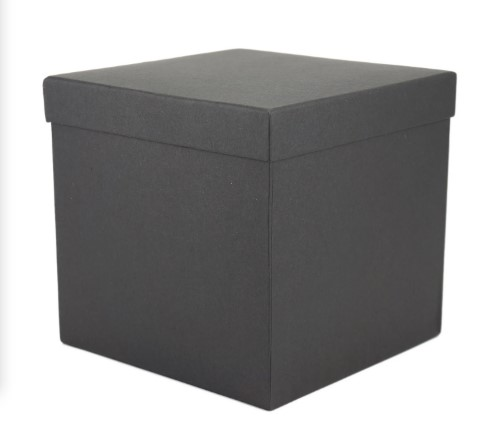
#> input picture images/box.jpg, 491 x 427 px
$ python imageConverter.py
#> lines starting #> are read from the running program, lines starting #| are printed output that depends on the picture; after the words box and inside, x2 and y2 are one past the last pixel; in counts of white or black regions, pixels touching at a corner belong together
import cv2
import numpy

imageFile = 'images/box.jpg'
txtFile = 'paths/box.txt'

## Read an image
image = cv2.imread(imageFile)
#> image is the input picture: shape (427, 491, 3); mean B, G, R 152.6, 152.6, 153
image = cv2.resize(image, (1000, 1000))
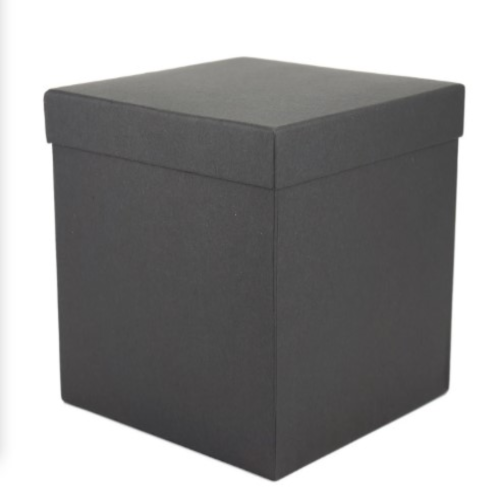
#> image: shape (1000, 1000, 3) (shown at 1/2 size); mean B, G, R 152.5, 152.5, 152.9

## Convert to grayscale
gray = cv2.cvtColor(image, cv2.COLOR_BGR2GRAY)

## blur the image to keep outer edges
blur = cv2.GaussianBlur(gray, (7,7), 0)

## Apply Canny edge detection
edges = cv2.Canny(blur, 100, 200)
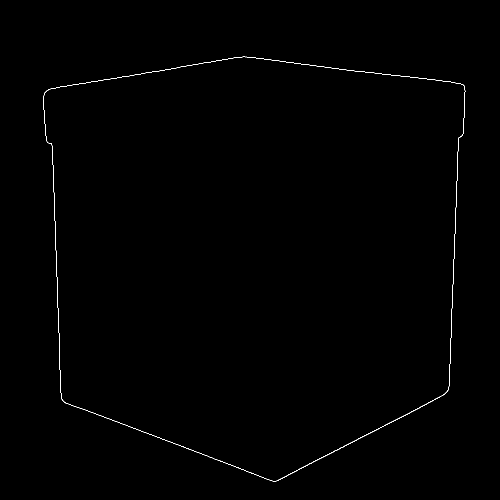
#> edges: shape (1000, 1000) (shown at 1/2 size); 0.3% white in thin lines or dots, all inside (x1, y1, x2, y2) = (87, 113, 931, 963)

## Find contours
contours, hierarchy = cv2.findContours(
    edges,
    cv2.RETR_EXTERNAL,
    cv2.CHAIN_APPROX_SIMPLE
)
#> contours = 1 contour; box (x1, y1, x2, y2) and area: (87, 113, 931, 963) 588534

## Create black canvas to put simplified contours on
output = numpy.zeros_like(edges)

##cv2.drawContours(output, contours, -1, 255, 2)

## Clear file
with open(txtFile, "w") as f:
    pass

for contour in contours:
    ## A measure of how much simplification
    epsilon = 0.01 * cv2.arcLength(contour, True)

    approx = cv2.approxPolyDP(contour,epsilon,True)

    cv2.drawContours(output, [approx], -1, 255, 2)

    points = approx.reshape(-1, 2)

    for i in range(len(points)):
        start = points[i]
        end = points[(i+1) % len(points)]

        print("Line:")
        print("Start:", start)
        print("End:", end)

        with open(txtFile, "a") as f:
            convertedStart = numpy.round((start / 50) - 10,2)
            convertedEnd = numpy.round((end / 50) - 10,2)
            f.write("0;" + str(convertedStart[0]) + "," + str(convertedStart[1]) + ";" + str(convertedEnd[0]) + "," + str(convertedEnd[1]) + "\n")
#> this loop made 1 pass
#> epsilon on pass 1: 30.69
#> (printed output is left out)
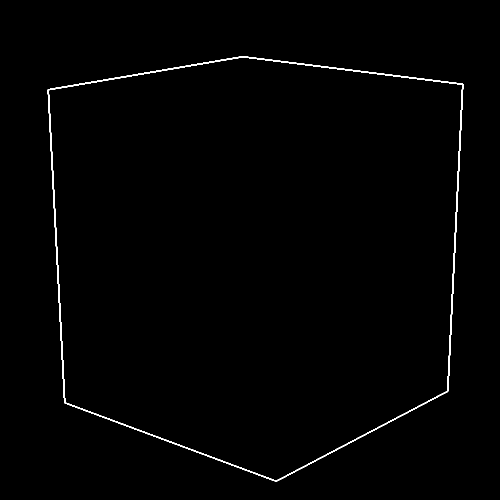
#> output: shape (1000, 1000) (shown at 1/2 size); 0.84% white; 1 white region, box (x1, y1, x2, y2) and area: (95, 112, 927, 964) 8390

# Display the image
cv2.imshow("Outline", output)
cv2.waitKey(0)
cv2.destroyAllWindows()

$ run again, with images/apple.jpg copied over images/box.jpg
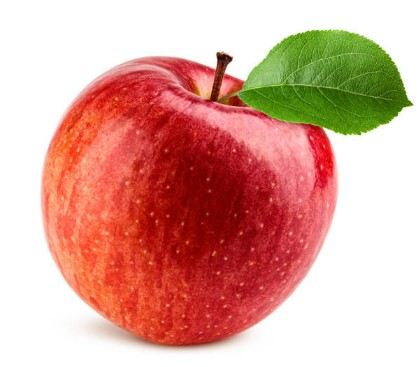
#> input picture images/apple.jpg, 417 x 367 px
#> image is the input picture: shape (367, 417, 3); mean B, G, R 153.3, 166, 219.6
#> image: shape (1000, 1000, 3)
#> `edges = cv2.Canny(blur, 100, 200)`:
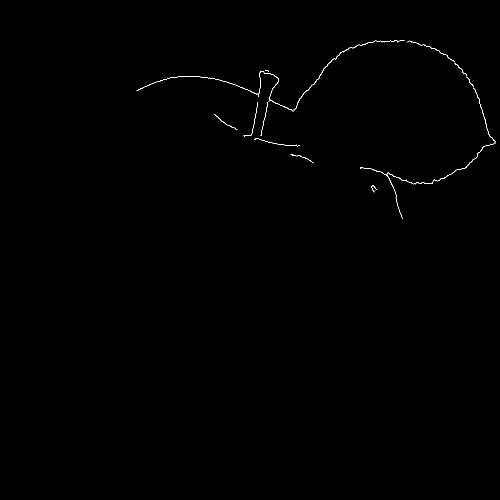
#> edges: shape (1000, 1000) (shown at 1/2 size); 0.21% white in thin lines or dots, all inside (x1, y1, x2, y2) = (273, 80, 992, 438)
#> contours = 17 contours, 10 with area under 20; largest, box (x1, y1, x2, y2) and area: (776, 213, 992, 369) 92, (587, 117, 670, 221) 64, (516, 142, 587, 224) 47, (671, 80, 809, 120) 40, (815, 81, 910, 124) 30, (428, 228, 475, 260) 28, (720, 335, 805, 438) 26
#> the loop `for contour in contours:` made 17 passes
#> epsilon on passes 1, 2, 3, 4, 6, 7, 9, 10: 0.63, 3.31, 1.08, 1.99, 7.35, 1.75, 0.822, 0.534
#> (printed output is left out)
#> after the loop `for contour in contours:`:
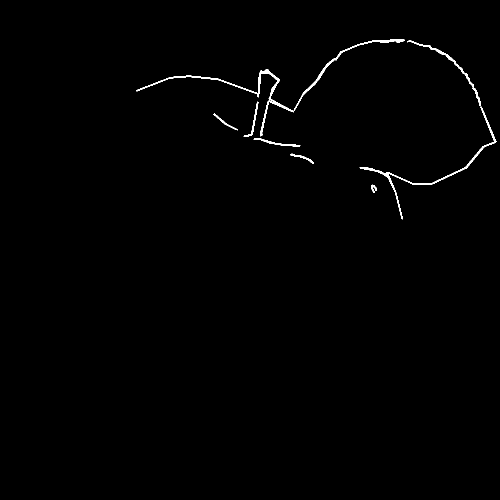
#> output: shape (1000, 1000) (shown at 1/2 size); 0.62% white; 9 white regions, largest, box (x1, y1, x2, y2) and area: (272, 139, 588, 273) 1771, (719, 213, 993, 439) 1561, (587, 79, 810, 222) 1055
